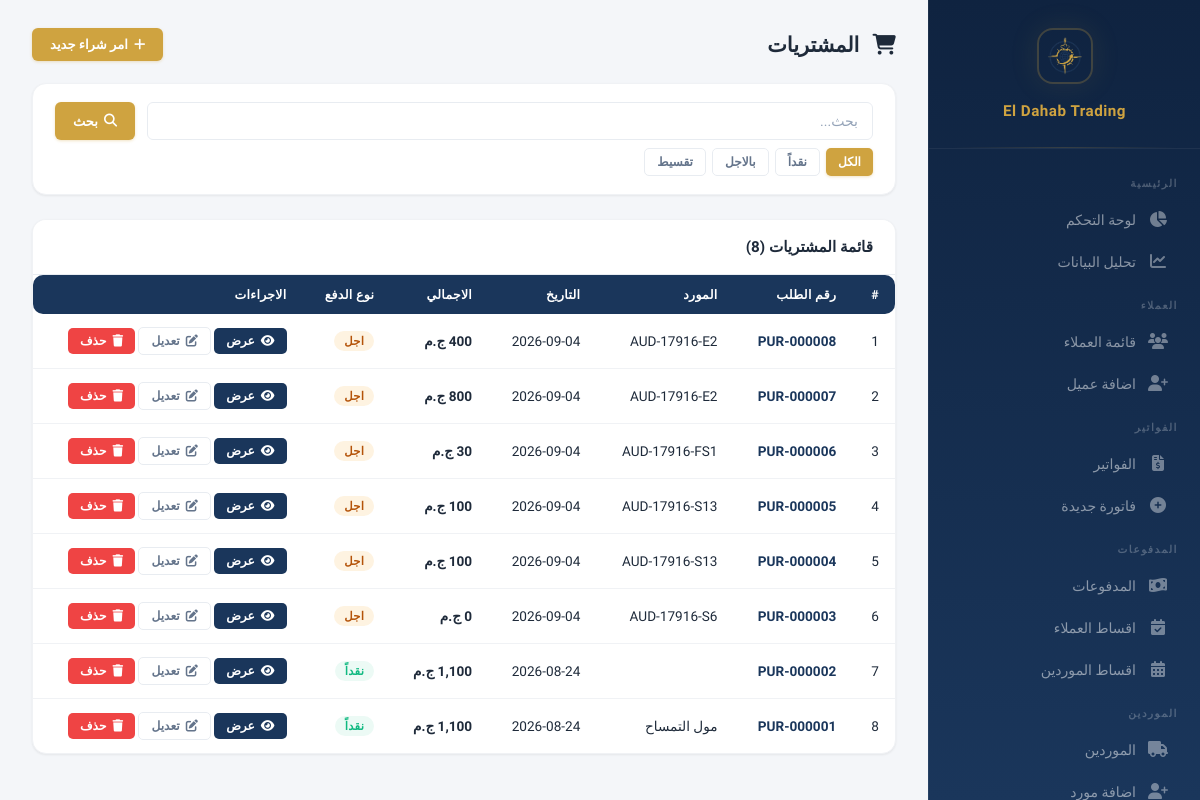
The page /purchases (signed in) on the database as committed earlier.
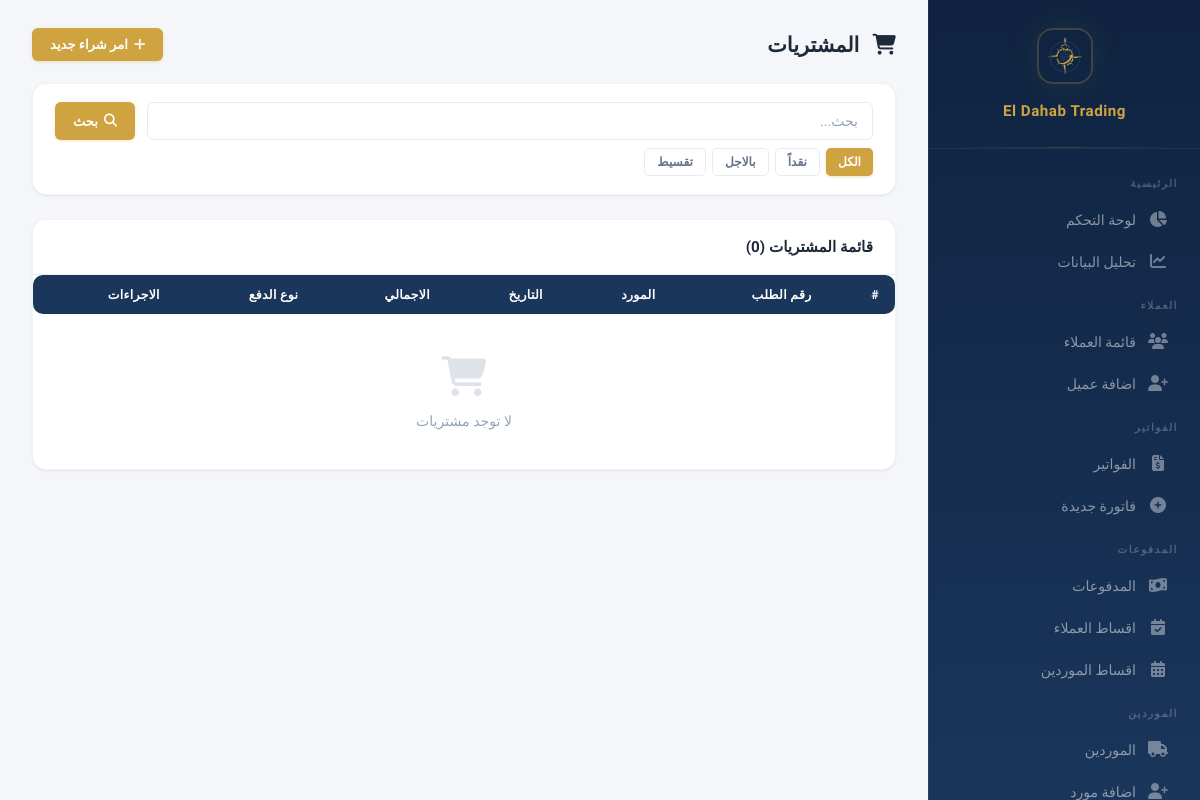
The same page on the database as committed later.
### models.py (models this page shows, shortened)
class Purchase(db.Model):
    __tablename__ = 'purchases'
    id = db.Column(db.Integer, primary_key=True)
    purchase_number = db.Column(db.String(50), unique=True, nullable=False)
    supplier_id = db.Column(db.Integer, db.ForeignKey('suppliers.id'), nullable=False)
    total = db.Column(db.Float, default=0)
    discount = db.Column(db.Float, default=0)
    payment_type = db.Column(db.String(20), default='cash')
    payment_method = db.Column(db.String(20), default='cash')
    receipt_image = db.Column(db.String(200))
    created_by = db.Column(db.Integer, db.ForeignKey('users.id'))
    creator = db.relationship('User', foreign_keys=[created_by])
    modified_by = db.Column(db.Integer, db.ForeignKey('users.id'))
    modifier = db.relationship('User', foreign_keys=[modified_by])
    show_balance = db.Column(db.Boolean, default=False)
    paid_amount = db.Column(db.Float, default=0)
    remaining = db.Column(db.Float, default=0)
    previous_due = db.Column(db.Float, default=0)
    balance_after = db.Column(db.Float, default=0)
    date = db.Column(db.DateTime, default=datetime.utcnow)
    notes = db.Column(db.Text)
    items = db.relationship('PurchaseItem', backref='purchase', lazy=True, cascade='all, delete-orphan')
    payments = db.relationship('SupplierPayment', backref='purchase', lazy=True)
    returns = db.relationship('SupplierReturn', backref='purchase', lazy=True)

class Supplier(db.Model):
    __tablename__ = 'suppliers'
    id = db.Column(db.Integer, primary_key=True)
    name = db.Column(db.String(200), nullable=False)
    phone = db.Column(db.String(50))
    address = db.Column(db.Text)
    notes = db.Column(db.Text)
    created_at = db.Column(db.DateTime, default=datetime.utcnow)
    purchases = db.relationship('Purchase', backref='supplier', lazy=True)
    payments = db.relationship('SupplierPayment', backref='supplier', lazy=True)
    returns = db.relationship('SupplierReturn', backref='supplier', lazy=True)
    installment_plans = db.relationship('SupplierInstallmentPlan', backref='supplier', lazy=True)

### app.py (the view)
@app.route('/purchases')
@login_required
def purchases_list():
    search = request.args.get('search', '')
    payment_type = request.args.get('payment_type', '')
    query = Purchase.query
    if search:
        query = query.join(Supplier).filter(
            Purchase.purchase_number.contains(search) | Supplier.name.contains(search)
        )
    if payment_type:
        query = query.filter_by(payment_type=payment_type)
    purchases = query.order_by(Purchase.date.desc()).all()
    return render_template('purchases_list.html', purchases=purchases, search=search,
        payment_type=payment_type, PAYMENT_TYPES=PAYMENT_TYPES)

### app.py (called while the page is built)
@app.context_processor
def inject_payment_methods():
    return {'PAYMENT_METHODS': PAYMENT_METHODS, 'parse_images': parse_images}

@app.before_request
def check_session_expiry():
    if 'user_id' in session and session.get('expires_at'):
        if datetime.utcnow().timestamp() > session['expires_at']:
            session.clear()
            flash('انتهت الجلسة، يرجى تسجيل الدخول مرة اخرى', 'warning')
            return redirect(url_for('login'))

@app.context_processor
def inject_user():
    if not hasattr(g, 'current_user'):
        g.current_user = db.session.get(User, session['user_id']) if 'user_id' in session else None
    return dict(current_user=g.current_user)

### models.py (called while the page is built)
    def has_permission(self, page):
        if self.is_admin:
            return True
        return any(p.page == page for p in self.permissions)

### templates/purchases_list.html (shortened to what this page needs)
{% extends "base.html" %}
{% block content %}
<div class="page-header">
    <h1 style="font-size:1.3rem;font-weight:700;color:var(--text);margin-bottom:0;">
        <i class="fas fa-shopping-cart" style="margin-left:8px;"></i> المشتريات
    </h1>
    <a href="{{ url_for('purchase_add') }}" class="btn btn-gold"><i class="fas fa-plus"></i> امر شراء جديد</a>
</div>
<div class="data-card" style="margin-bottom:24px;">
    <div class="data-card-body">
        <form method="GET" action="{{ url_for('purchases_list') }}" style="display:flex;gap:12px;flex-wrap:wrap;">
            <input type="text" name="search" class="form-control" placeholder="بحث..." value="{{ search }}" style="flex:1;min-width:200px;">
            <button type="submit" class="btn btn-gold"><i class="fas fa-search"></i> بحث</button>
        </form>
        <div style="display:flex;gap:6px;flex-wrap:wrap;margin-top:8px;">
            <a href="{{ url_for('purchases_list') }}" class="btn btn-sm {% if not payment_type %}btn-gold{% else %}btn-outline{% endif %}">الكل</a>
            {% for key, label in PAYMENT_TYPES.items() %}
            <a href="{{ url_for('purchases_list', payment_type=key) }}" class="btn btn-sm {% if payment_type == key %}btn-gold{% else %}btn-outline{% endif %}">{{ label }}</a>
            {% endfor %}
        </div>
    </div>
</div>
<div class="data-card">
    <div class="data-card-header">
        <h3>قائمة المشتريات ({{ purchases|length }})</h3>
    </div>
    <div class="data-card-body" style="padding:0;">
        <table>
            <thead>
                <tr>
                    <th>#</th>
                    <th>رقم الطلب</th>
                    <th>المورد</th>
                    <th>التاريخ</th>
                    <th>الاجمالي</th>
                    <th>نوع الدفع</th>
                    <th>الاجراءات</th>
                </tr>
            </thead>
            <tbody>
                {% for p in purchases %}
                <tr>
                    <td>{{ loop.index }}</td>
                    <td><a href="{{ url_for('purchase_view', purchase_id=p.id) }}" style="color:var(--navy);text-decoration:none;font-weight:700;">{{ p.purchase_number }}</a></td>
                    <td>{{ p.supplier.name }}</td>
                    <td>{{ p.date.strftime('%Y-%m-%d') }}</td>
                    <td style="font-weight:700;">{{ "{:,.0f}".format(p.total or 0) }} ج.م</td>
                    <td>
                        {% if p.payment_type == 'cash' %}
                        <span class="badge badge-success">نقداً</span>
                        {% elif p.payment_type == 'credit' %}
                        <span class="badge badge-warning" style="background:rgba(245,158,11,0.12);color:#b45309;">اجل</span>
                        {% elif p.payment_type == 'installment' %}
                        <span class="badge badge-info">تقسيط</span>
                        {% endif %}
                    </td>
                    <td>
                        <a href="{{ url_for('purchase_view', purchase_id=p.id) }}" class="btn btn-sm btn-navy"><i class="fas fa-eye"></i> عرض</a>
                        <a href="{{ url_for('purchase_edit', purchase_id=p.id) }}" class="btn btn-sm btn-outline"><i class="fas fa-edit"></i> تعديل</a>
                        <form method="POST" action="{{ url_for('purchase_delete', purchase_id=p.id) }}" style="display:inline;" onsubmit="return confirm('هل انت متاكد من الحذف؟');">
                            <button type="submit" class="btn btn-sm btn-danger"><i class="fas fa-trash"></i> حذف</button>
                        </form>
                    </td>
                </tr>
                {% endfor %}
                {% if not purchases %}
                <tr>
                    <td colspan="7" class="empty-state" style="padding:40px;">
                        <div class="empty-icon"><i class="fas fa-shopping-cart"></i></div>
                        <p>لا توجد مشتريات</p>
                    </td>
                </tr>
                {% endif %}
            </tbody>
        </table>
    </div>
</div>
{% endblock %}

### templates/base.html (shortened to what this page needs)
<!DOCTYPE html>
<html lang="ar" dir="rtl">
<head>
    <link rel="stylesheet" href="https://cdnjs.cloudflare.com/ajax/libs/font-awesome/6.5.1/css/all.min.css">
    <link rel="stylesheet" href="{{ url_for('static', filename='css/style.css') }}">
</head>
<body>
    <div class="app-layout">
        <nav class="sidebar" id="sidebar">
            <div class="sidebar-header">
                <img src="{{ url_for('static', filename='logo.png') }}" alt="Logo">
                <h2>El Dahab Trading</h2>
            </div>
            <div class="sidebar-nav">
                {% if current_user.is_admin or current_user.has_permission('dashboard') %}
                <div class="nav-section">الرئيسية</div>
                <a href="{{ url_for('dashboard') }}" class="nav-link {% if request.endpoint == 'dashboard' %}active{% endif %}">
                    <span class="icon"><i class="fas fa-chart-pie"></i></span> لوحة التحكم
                </a>
                {% endif %}
                {% if current_user.is_admin or current_user.has_permission('analytics') %}
                <a href="{{ url_for('analytics') }}" class="nav-link {% if request.endpoint == 'analytics' %}active{% endif %}">
                    <span class="icon"><i class="fas fa-chart-line"></i></span> تحليل البيانات
                </a>
                {% endif %}
                {% if current_user.is_admin or current_user.has_permission('customers') or current_user.has_permission('customer_add') %}
                <div class="nav-section">العملاء</div>
                {% if current_user.is_admin or current_user.has_permission('customers') %}
                <a href="{{ url_for('customers_list') }}" class="nav-link {% if 'customer' in request.endpoint %}active{% endif %}">
                    <span class="icon"><i class="fas fa-users"></i></span> قائمة العملاء
                </a>
                {% endif %}
                {% if current_user.is_admin or current_user.has_permission('customer_add') %}
                <a href="{{ url_for('customer_add') }}" class="nav-link">
                    <span class="icon"><i class="fas fa-user-plus"></i></span> اضافة عميل
                </a>
                {% endif %}
                {% endif %}
                {% if current_user.is_admin or current_user.has_permission('invoices') or current_user.has_permission('invoice_add') %}
                <div class="nav-section">الفواتير</div>
                {% if current_user.is_admin or current_user.has_permission('invoices') %}
                <a href="{{ url_for('invoices_list') }}" class="nav-link {% if 'invoice' in request.endpoint %}active{% endif %}">
                    <span class="icon"><i class="fas fa-file-invoice-dollar"></i></span> الفواتير
                </a>
                {% endif %}
                {% if current_user.is_admin or current_user.has_permission('invoice_add') %}
                <a href="{{ url_for('invoice_add') }}" class="nav-link">
                    <span class="icon"><i class="fas fa-plus-circle"></i></span> فاتورة جديدة
                </a>
                {% endif %}
                {% endif %}
                {% if current_user.is_admin or current_user.has_permission('payments') or current_user.has_permission('installments_list') or current_user.has_permission('supplier_installments_list') %}
                <div class="nav-section">المدفوعات</div>
                {% if current_user.is_admin or current_user.has_permission('payments') %}
                <a href="{{ url_for('payments_list') }}" class="nav-link {% if 'payment' in request.endpoint and 'supplier' not in request.endpoint %}active{% endif %}">
                    <span class="icon"><i class="fas fa-money-bill-wave"></i></span> المدفوعات
                </a>
                {% endif %}
                {% if current_user.is_admin or current_user.has_permission('installments_list') %}
                <a href="{{ url_for('installments_list') }}" class="nav-link {% if 'installment' in request.endpoint and 'supplier' not in request.endpoint %}active{% endif %}">
                    <span class="icon"><i class="fas fa-calendar-check"></i></span> اقساط العملاء
                </a>
                {% endif %}
                {% if current_user.is_admin or current_user.has_permission('supplier_installments_list') %}
                <a href="{{ url_for('supplier_installments_list') }}" class="nav-link {% if 'supplier_installment' in request.endpoint %}active{% endif %}">
                    <span class="icon"><i class="fas fa-calendar-alt"></i></span> اقساط الموردين
                </a>
                {% endif %}
                {% endif %}
                {% if current_user.is_admin or current_user.has_permission('suppliers') or current_user.has_permission('supplier_add') %}
                <div class="nav-section">الموردين</div>
                {% if current_user.is_admin or current_user.has_permission('suppliers') %}
                <a href="{{ url_for('suppliers_list') }}" class="nav-link {% if 'supplier' in request.endpoint and 'payment' not in request.endpoint %}active{% endif %}">
                    <span class="icon"><i class="fas fa-truck"></i></span> الموردين
                </a>
                {% endif %}
                {% if current_user.is_admin or current_user.has_permission('supplier_add') %}
                <a href="{{ url_for('supplier_add') }}" class="nav-link">
                    <span class="icon"><i class="fas fa-user-plus"></i></span> اضافة مورد
                </a>
                {% endif %}
                {% endif %}
            </div>
        </nav>
        <main class="main-content">
            <div class="content-area">
                {% block content %}{% endblock %}
            </div>
        </main>
    </div>
</body>
</html>

Rows that differ between the two databases and show on the page:
removed Purchase: purchase_number "PUR-000008", supplier.name "AUD-17916-E2", date "2026-09-04", total "400", payment_type "اجل"
removed Purchase: purchase_number "PUR-000007", supplier.name "AUD-17916-E2", date "2026-09-04", total "800", payment_type "اجل"
removed Purchase: purchase_number "PUR-000006", supplier.name "AUD-17916-FS1", date "2026-09-04", total "30", payment_type "اجل"
removed Purchase: purchase_number "PUR-000005", supplier.name "AUD-17916-S13", date "2026-09-04", total "100", payment_type "اجل"
removed Purchase: purchase_number "PUR-000004", supplier.name "AUD-17916-S13", date "2026-09-04", total "100", payment_type "اجل"
removed Purchase: purchase_number "PUR-000003", supplier.name "AUD-17916-S6", date "2026-09-04", total "0", payment_type "اجل"
removed Purchase: purchase_number "PUR-000002", date "2026-08-24", total "1,100", payment_type "نقداً"
removed Purchase: purchase_number "PUR-000001", supplier.name "مول التمساح", date "2026-08-24", total "1,100", payment_type "نقداً"
Other text that changed with them:
{{ purchases|length }}: "8" → "0"
text now shown: "لا توجد مشتريات"
